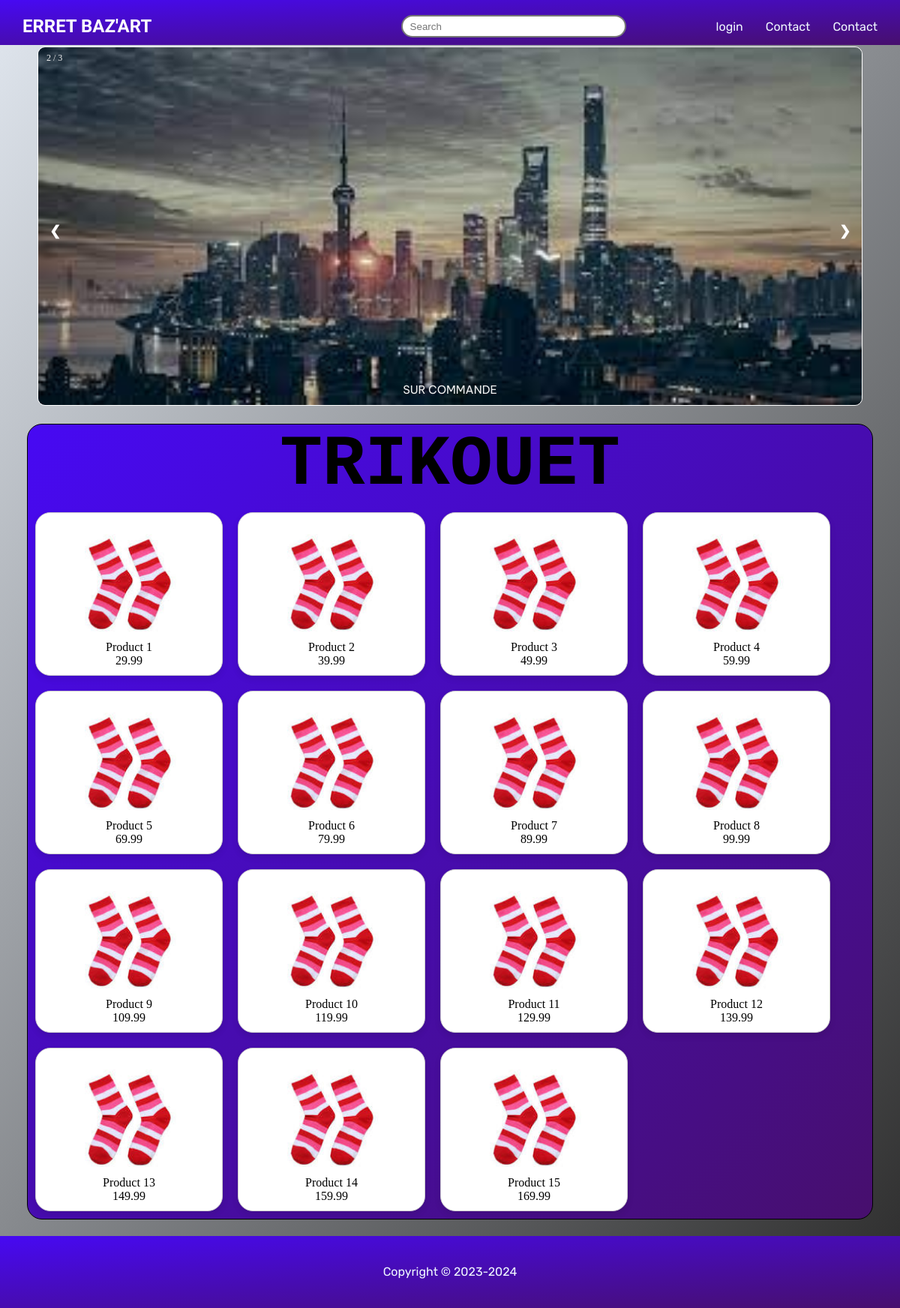
The page / on the database its author committed.
### tables this page shows
CREATE TABLE `products` (
  `id` int(11) NOT NULL,
  `name` varchar(20) NOT NULL,
  `price` double NOT NULL,
  `image` varchar(255) NOT NULL
);

### index.php (the view, shortened to what this page needs)
<!DOCTYPE html>
<html lang="en">
  <head>
    <link rel="stylesheet" href="style.css" />
    <link rel="stylesheet" href="responsive.css" />
  </head>
  <body>
    <header>
      <nav>
        <ul>
          <h1>ERRET BAZ'ART</h1>
          <input id="searchInput" type="text" placeholder="Search" oninput="filterCards()" />
          <li><a href="login.html">login</a></li>
          <li><a href="#contact">Contact</a></li>
          <li><a href="#contact">Contact</a></li>
        </ul>
      </nav>
    </header>
    <main>
      <div class="container">
<div class="slideshow-container">
  <div class="mySlides fade">
    <div class="numbertext">2 / 3</div>
    <img class= "sliderimg" src="./pict/2.jpg" style="width:100%">
    <div class="text">SUR COMMANDE</div>
  </div>
  <a class="prev" onclick="plusSlides(-1)">&#10094;</a>
  <a class="next" onclick="plusSlides(1)">&#10095;</a>
</div>
<div class="first">
      <div class="trikouet firstcard">
        <h2 class="salem"> TRIKOUET </h2>
        <?php
        include("connection.php");
        try {
            $statement = $conn->query('SELECT * FROM products');
            $products = $statement->fetchAll(PDO::FETCH_ASSOC);
        } catch (PDOException $e) {
            die("Error: " . $e->getMessage());
        }
        foreach ($products as $product) {
          echo '<div class="card-items">';
          echo '<img src="' . $product['image'] . '" alt="' . $product['name'] . '">';
          echo '<p class="titre">' . $product['name'] . '</p>';
          echo '<p>' . $product['price'] . '</p>';
          echo '</div>';
        }
        ?>
      </div>
    </div>
        </main>
    <footer>
      <p>Copyright &#169; 2023-2024</p>
    </footer>
  </body>
</html>

### style.css (style rules this page uses)
* { margin: 0; padding: 0; box-sizing: border-box; overflow-x: hidden; }
header { background: linear-gradient(to bottom right, #4709f3, #470f6d); padding: 20px 0 40px; height: 25px; overflow: hidden; }
header nav ul h1 { display: flex; color: white; position: absolute; left: 0; padding: 0 30px; font-family: 'Tilt Warp', cursive; }
header nav ul { color: white; display: flex; list-style: none; justify-content: flex-end; align-items: center; }
header nav ul li a { text-decoration: none; color: aliceblue; padding: 5px 30px 0 0; font-family: 'Rubik', sans-serif; }
header nav ul input { border-radius: 20px; border-style: solid; position: relative; right: 10vw; width: 25vw; height: 30px; padding: 2px 10px; }
footer { width: 100vw; display: flex; justify-content: center; align-items: center; background: linear-gradient(to bottom right, #4709f3, #470f6d); height: 12vh; }
footer p { color: aliceblue; font-family: 'Rubik', sans-serif; }
main { background: linear-gradient(to bottom right, #dde3eb, #313131); min-height: calc(100vh - 87px); }
.container { padding: 2px 16px; }
.firstcard { background: linear-gradient(to bottom right, #4709f3, #470f6d); border-radius: 20px; margin: 20px; border: 1px solid #000; }
.card-items { display: inline-flex; background-color: white;; flex-direction: column; align-items: center; text-align: center; width: 250px; height: auto; padding: 10px; border: 1px solid #ccc; border-radius: 20px; box-shadow: 0px 4px 8px rgba(0, 0, 0, 0.1); margin: 10px; }
.card-items img { display: block; max-width: 100%; border-radius: 20px; margin-top: 10px; width: 150px; height: 150px; }
.slideshow-container { max-width: 1100px; position: relative; margin: auto; }
.mySlides { display: none; }
.prev, .next { cursor: pointer; position: absolute; top: 50%; width: auto; margin-top: -22px; padding: 16px; color: white; font-weight: bold; font-size: 18px; transition: 0.6s ease; border-radius: 0 3px 3px 0; user-select: none; }
.next { right: 0; border-radius: 3px 0 0 3px; }
.text { color: #f2f2f2; font-size: 15px; padding: 8px 12px; position: absolute; bottom: 8px; width: 100%; text-align: center; font-family: 'Be Vietnam Pro', sans-serif; }
.numbertext { color: #f2f2f2; font-size: 12px; padding: 8px 12px; position: absolute; top: 0; }
.fade { animation-name: fade; animation-duration: 1.5s; }
.sliderimg { border: solid 1px rgb(255, 255, 255); border-radius: 10px; }
.salem { text-align: center; font-family: 'Courier New', Courier, monospace; font-weight: 900; font-size: 2.5cm; }

### rows shown on the page
products: image (picture), name "Product 1", price "29.99"
products: image (picture), name "Product 2", price "39.99"
products: image (picture), name "Product 3", price "49.99"
products: image (picture), name "Product 4", price "59.99"
products: image (picture), name "Product 5", price "69.99"
products: image (picture), name "Product 6", price "79.99"
products: image (picture), name "Product 7", price "89.99"
products: image (picture), name "Product 8", price "99.99"
products: image (picture), name "Product 9", price "109.99"
products: image (picture), name "Product 10", price "119.99"
products: image (picture), name "Product 11", price "129.99"
products: image (picture), name "Product 12", price "139.99"
products: image (picture), name "Product 13", price "149.99"
products: image (picture), name "Product 14", price "159.99"
products: image (picture), name "Product 15", price "169.99"
